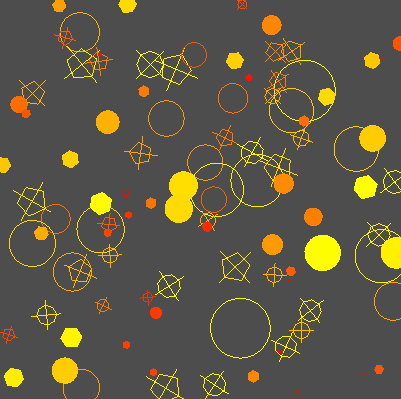

This chart was generated by the following Python code:
#!/usr/bin/env python

# Demonstrate vtkGlyphSource2D circle resolution parameter by rendering
# five circle glyph variants with different resolutions on random points.

# Factory overrides
import vtkmodules.vtkInteractionStyle  # noqa: F401
import vtkmodules.vtkRenderingFreeType  # noqa: F401
import vtkmodules.vtkRenderingOpenGL2  # noqa: F401

from vtkmodules.vtkCommonCore import (
    vtkFloatArray,
    vtkMinimalStandardRandomSequence,
    vtkPoints,
)
from vtkmodules.vtkCommonDataModel import vtkPolyData
from vtkmodules.vtkFiltersCore import vtkGlyph2D
from vtkmodules.vtkFiltersSources import vtkGlyphSource2D
from vtkmodules.vtkRenderingCore import (
    vtkActor2D,
    vtkPolyDataMapper2D,
    vtkRenderWindow,
    vtkRenderWindowInteractor,
    vtkRenderer,
)

# Create random points with scalars and vectors
polydata = vtkPolyData()
point_positions = vtkPoints()
scalars = vtkFloatArray()
vectors = vtkFloatArray()
vectors.SetNumberOfComponents(3)

polydata.SetPoints(point_positions)
polydata.GetPointData().SetScalars(scalars)
polydata.GetPointData().SetVectors(vectors)

random_sequence = vtkMinimalStandardRandomSequence()
random_sequence.SetSeed(1)

size = 400
for i in range(100):
    random_sequence.Next()
    x = random_sequence.GetValue() * size
    random_sequence.Next()
    y = random_sequence.GetValue() * size
    point_positions.InsertNextPoint(x, y, 0.0)
    random_sequence.Next()
    scalars.InsertNextValue(5.0 * random_sequence.GetValue())
    random_sequence.Next()
    ihat = random_sequence.GetValue() * 2 - 1
    random_sequence.Next()
    jhat = random_sequence.GetValue() * 2 - 1
    vectors.InsertNextTuple3(ihat, jhat, 0.0)

# Circle glyph (default resolution)
glyph_source = vtkGlyphSource2D()
glyph_source.SetGlyphTypeToCircle()
glyph_source.SetScale(20)
glyph_source.FilledOff()
glyph_source.CrossOn()

# Circle glyph (resolution 24, filled)
glyph_source_1 = vtkGlyphSource2D()
glyph_source_1.SetGlyphTypeToCircle()
glyph_source_1.SetResolution(24)
glyph_source_1.SetScale(30)
glyph_source_1.FilledOn()
glyph_source_1.CrossOff()

# Circle glyph (resolution 6, filled)
glyph_source_2 = vtkGlyphSource2D()
glyph_source_2.SetGlyphTypeToCircle()
glyph_source_2.SetResolution(6)
glyph_source_2.SetScale(20)
glyph_source_2.FilledOn()
glyph_source_2.CrossOff()

# Circle glyph (resolution 5, unfilled with cross)
glyph_source_3 = vtkGlyphSource2D()
glyph_source_3.SetGlyphTypeToCircle()
glyph_source_3.SetResolution(5)
glyph_source_3.SetScale(30)
glyph_source_3.FilledOff()
glyph_source_3.CrossOn()

# Circle glyph (resolution 100, unfilled)
glyph_source_4 = vtkGlyphSource2D()
glyph_source_4.SetGlyphTypeToCircle()
glyph_source_4.SetResolution(100)
glyph_source_4.SetScale(50)
glyph_source_4.FilledOff()
glyph_source_4.CrossOff()

# Glyph filter with multiple sources indexed by scalar
glypher = vtkGlyph2D()
glypher.SetInputData(polydata)
glypher.SetSourceConnection(0, glyph_source.GetOutputPort())
glypher.SetSourceConnection(1, glyph_source_1.GetOutputPort())
glypher.SetSourceConnection(2, glyph_source_2.GetOutputPort())
glypher.SetSourceConnection(3, glyph_source_3.GetOutputPort())
glypher.SetSourceConnection(4, glyph_source_4.GetOutputPort())
glypher.SetIndexModeToScalar()
glypher.SetRange(0, 5)
glypher.SetScaleModeToScaleByVector()

mapper = vtkPolyDataMapper2D()
mapper.SetInputConnection(glypher.GetOutputPort())
mapper.SetScalarRange(0, 5)

glyph_actor = vtkActor2D()
glyph_actor.SetMapper(mapper)

# Renderer
renderer = vtkRenderer()
renderer.AddViewProp(glyph_actor)
renderer.SetBackground(0.3, 0.3, 0.3)

# Window (NPOT size matching original test)
render_window = vtkRenderWindow()
render_window.SetMultiSamples(0)
render_window.AddRenderer(renderer)
render_window.SetSize(size + 1, size - 1)
render_window.SetWindowName("glyph source2d resolution")

# Scene
renderer.ResetCamera()

# Interactor
interactor = vtkRenderWindowInteractor()
interactor.SetRenderWindow(render_window)

interactor.Initialize()
interactor.Start()
